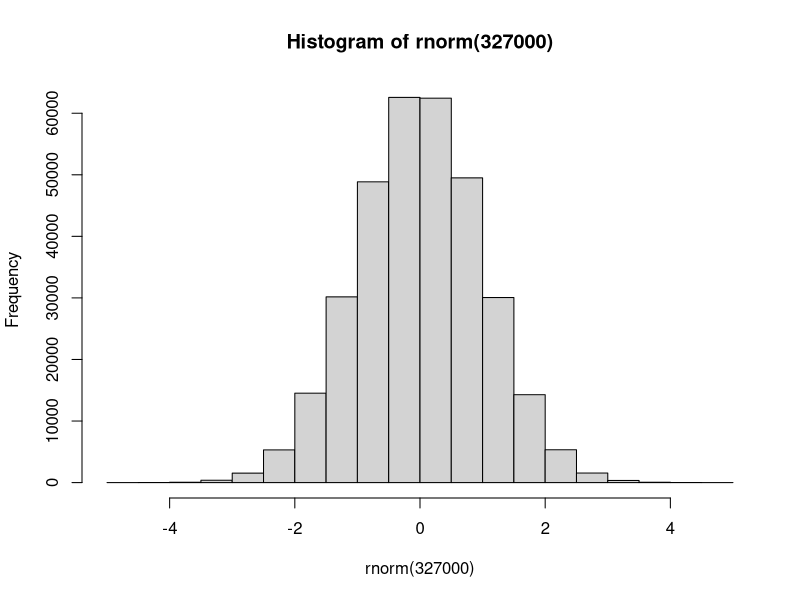

Write the R code that produced this figure.
## ---- chunk 1
hist(rnorm(327000))
